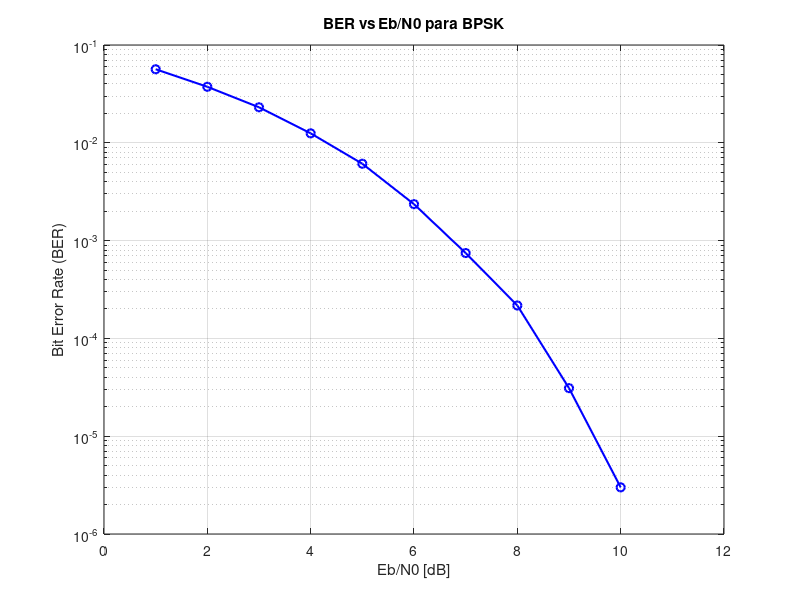

MATLAB code for this plot:
EbN0_dB = 1:11;         % Rango de Eb/N0 en dB
N = 1e6;                % Número de bits
ber_bpsk = zeros(size(EbN0_dB));

for i = 1:length(EbN0_dB)
    bits = randi([0 1], 1, N);
    symbols = 2*bits - 1;   % Mapear 0 -> -1, 1 -> 1

    EbN0 = 10^(EbN0_dB(i)/10);
    noise = randn(1, N) / sqrt(2 * EbN0);
    
    received = symbols + noise;
    detected = received > 0;
    errors = sum(bits ~= detected);
    
    ber_bpsk(i) = errors / N;
end

semilogy(EbN0_dB, ber_bpsk, 'o-b', 'LineWidth', 1.5);
xlabel('Eb/N0 [dB]');
ylabel('Bit Error Rate (BER)');
title('BER vs Eb/N0 para BPSK');
grid on;
